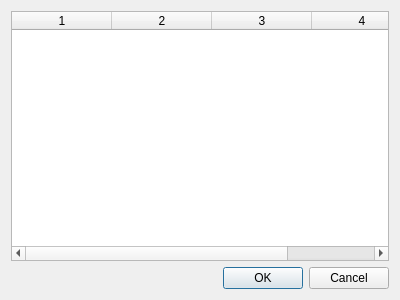
<?xml version="1.0" encoding="UTF-8"?>
<ui version="4.0">
 <class>DisassemblerDialog</class>
 <widget class="QDialog" name="DisassemblerDialog">
  <property name="geometry">
   <rect>
    <x>0</x>
    <y>0</y>
    <width>400</width>
    <height>300</height>
   </rect>
  </property>
  <property name="windowTitle">
   <string>Dialog</string>
  </property>
  <layout class="QGridLayout" name="gridLayout">
   <item row="0" column="0">
    <widget class="QTableWidget" name="tableWidget">
     <property name="editTriggers">
      <set>QAbstractItemView::EditTrigger::NoEditTriggers</set>
     </property>
     <property name="selectionBehavior">
      <enum>QAbstractItemView::SelectionBehavior::SelectRows</enum>
     </property>
     <property name="columnCount">
      <number>4</number>
     </property>
     <column/>
     <column/>
     <column/>
     <column/>
    </widget>
   </item>
   <item row="1" column="0">
    <widget class="QDialogButtonBox" name="buttonBox">
     <property name="orientation">
      <enum>Qt::Orientation::Horizontal</enum>
     </property>
     <property name="standardButtons">
      <set>QDialogButtonBox::StandardButton::Cancel|QDialogButtonBox::StandardButton::Ok</set>
     </property>
    </widget>
   </item>
  </layout>
 </widget>
 <resources/>
 <connections>
  <connection>
   <sender>buttonBox</sender>
   <signal>accepted()</signal>
   <receiver>DisassemblerDialog</receiver>
   <slot>accept()</slot>
   <hints>
    <hint type="sourcelabel">
     <x>248</x>
     <y>254</y>
    </hint>
    <hint type="destinationlabel">
     <x>157</x>
     <y>274</y>
    </hint>
   </hints>
  </connection>
  <connection>
   <sender>buttonBox</sender>
   <signal>rejected()</signal>
   <receiver>DisassemblerDialog</receiver>
   <slot>reject()</slot>
   <hints>
    <hint type="sourcelabel">
     <x>316</x>
     <y>260</y>
    </hint>
    <hint type="destinationlabel">
     <x>286</x>
     <y>274</y>
    </hint>
   </hints>
  </connection>
 </connections>
</ui>
